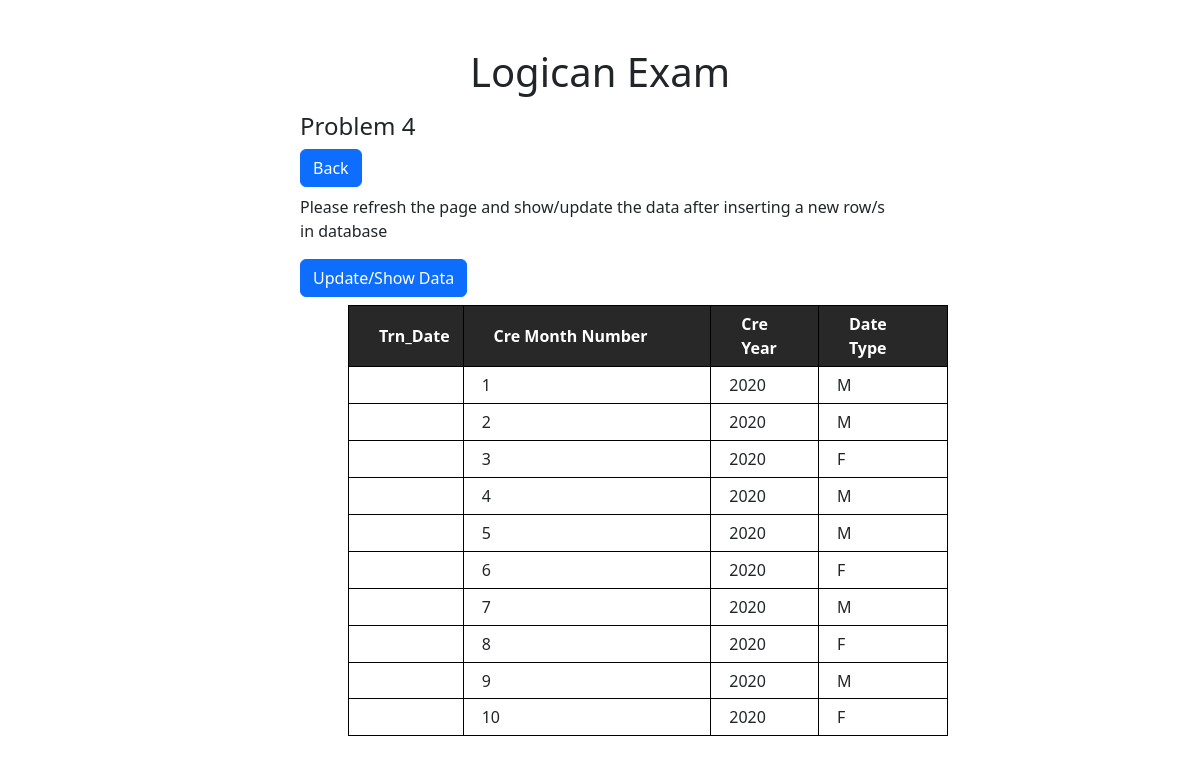
The page /pages/problem4.php on the database its author committed.
### tables this page shows
CREATE TABLE `problem_four` (
  `id` int(11) NOT NULL,
  `trn_date` date DEFAULT NULL,
  `cre_month` int(11) DEFAULT NULL,
  `cre_year` int(11) DEFAULT NULL,
  `date_type` varchar(50) DEFAULT NULL
);

### class/Problem4.class.php (called while the page is built, shortened)
<?php
class Problem4 extends Db{
    public function problem4(){
        $con = $this->connect();
       $stmt = "SELECT * FROM `problem_four`";
       $stmt2 = $con->prepare($stmt);
       $stmt2->execute();
       return $stmt2->fetchAll(PDO::FETCH_ASSOC);
    }
}

### pages/problem4.php (the view, shortened to what this page needs)
<?php
include_once '../class/Problem4.class.php';
include '../partials/header.php';
$problem4 = new Problem4;
$fetchProblem4 = $problem4->Problem4();
    $tr = "";
    foreach ($fetchProblem4 as $data) {
        $tr .= "<tr class=''>
            <td>" .$data['trn_date'] . "</td>
            <td>" .$data['cre_month'] . "</td>
            <td>" .$data['cre_year'] . "</td>
            <td>" .$data['date_type'] . "</td>
        </tr>";
    }
?>
<section>
    <div class="table-fetch">
        <h1 class="mt-5 text-center">Logican Exam</h1>
        <h4 class="mt-3">Problem 4</h4>
        <a href="../index.php" class="btn btn-primary mb-2">Back</a>
        <p>Please refresh the page and show/update the data after inserting a new row/s in database</p>
        <form action="problem4.php" method="post">
            <button type="submit" name="submit" class="btn btn-primary">Update/Show Data</button>
        </form>
        <table class="table-problem-1 ms-5 mt-2 mb-5 ">
            <thead>
                <tr>
                <th scope="col">Trn_Date</th>
                <th scope="col">Cre Month Number</th>
                <th scope="col">Cre Year</th>
                <th scope="col">Date Type</th>
                </tr>
            </thead>
            <tbody>
                <?=$tr?>
            </tbody>
        </table>
    </div>
</section>
<?php include '../partials/footer.php'; ?>

### css/main.css (style rules this page uses)
.table-fetch { max-width: 50%; margin: auto; }
.table-problem-1 { width: 100%; }
.table-problem-1 th { border: 1px solid black; background-color: rgba(18, 17, 17, 0.9); color: white; padding: 1% 5% 1% 5%; }
.table-problem-1 tr { border: none; }
.table-problem-1 td { border: 1px solid black; padding: 1% 3% 1% 3%; }

### rows shown on the page
problem_four: cre_month "1", cre_year "2020", date_type "M"
problem_four: cre_month "2", cre_year "2020", date_type "M"
problem_four: cre_month "3", cre_year "2020", date_type "F"
problem_four: cre_month "4", cre_year "2020", date_type "M"
problem_four: cre_month "5", cre_year "2020", date_type "M"
problem_four: cre_month "6", cre_year "2020", date_type "F"
problem_four: cre_month "7", cre_year "2020", date_type "M"
problem_four: cre_month "8", cre_year "2020", date_type "F"
problem_four: cre_month "9", cre_year "2020", date_type "M"
problem_four: cre_month "10", cre_year "2020", date_type "F"
